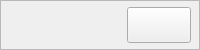
    <widget class="QFrame" name="bar_information">
     <property name="sizePolicy">
      <sizepolicy hsizetype="Preferred" vsizetype="Fixed">
       <horstretch>0</horstretch>
       <verstretch>0</verstretch>
      </sizepolicy>
     </property>
     <property name="minimumSize">
      <size>
       <width>0</width>
       <height>50</height>
      </size>
     </property>
     <property name="maximumSize">
      <size>
       <width>16777215</width>
       <height>50</height>
      </size>
     </property>
     <property name="frameShape">
      <enum>QFrame::StyledPanel</enum>
     </property>
     <property name="frameShadow">
      <enum>QFrame::Raised</enum>
     </property>
     <layout class="QHBoxLayout" name="horizontalLayout_bar">
      <property name="leftMargin">
       <number>8</number>
      </property>
      <property name="topMargin">
       <number>4</number>
      </property>
      <property name="rightMargin">
       <number>8</number>
      </property>
      <property name="bottomMargin">
       <number>4</number>
      </property>
      <item>
       <widget class="QLabel" name="label_user_name">
        <property name="font">
         <font>
          <family>Century Gothic</family>
          <pointsize>12</pointsize>
         </font>
        </property>
        <property name="text">
         <string/>
        </property>
        <property name="alignment">
         <set>Qt::AlignLeading|Qt::AlignLeft|Qt::AlignVCenter</set>
        </property>
       </widget>
      </item>
      <item>
       <widget class="QLabel" name="label_user_role">
        <property name="font">
         <font>
          <family>Century Gothic</family>
          <pointsize>12</pointsize>
         </font>
        </property>
        <property name="text">
         <string/>
        </property>
       </widget>
      </item>
      <item>
       <spacer name="horizontalSpacer_bar">
        <property name="orientation">
         <enum>Qt::Horizontal</enum>
        </property>
        <property name="sizeType">
         <enum>QSizePolicy::Expanding</enum>
        </property>
        <property name="sizeHint" stdset="0">
         <size>
          <width>40</width>
          <height>20</height>
         </size>
        </property>
       </spacer>
      </item>
      <item>
       <widget class="QPushButton" name="btn_close">
        <property name="minimumSize">
         <size>
          <width>64</width>
          <height>36</height>
         </size>
        </property>
        <property name="maximumSize">
         <size>
          <width>64</width>
          <height>36</height>
         </size>
        </property>
        <property name="text">
         <string/>
        </property>
       </widget>
      </item>
     </layout>
    </widget>
